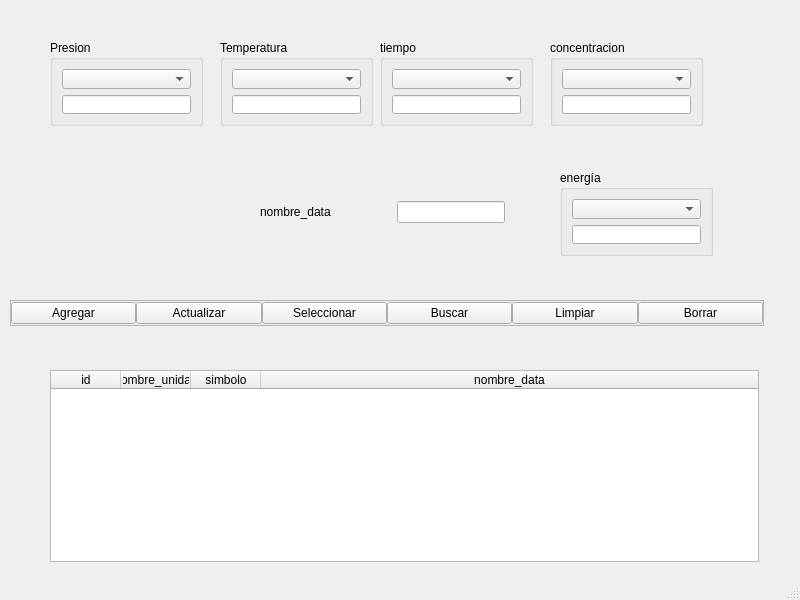
<?xml version="1.0" encoding="UTF-8"?>
<ui version="4.0">
 <class>MainWindow</class>
 <widget class="QMainWindow" name="MainWindow">
  <property name="geometry">
   <rect>
    <x>0</x>
    <y>0</y>
    <width>800</width>
    <height>600</height>
   </rect>
  </property>
  <property name="windowTitle">
   <string>MainWindow</string>
  </property>
  <widget class="QWidget" name="centralwidget">
   <widget class="QFrame" name="funciones_frame_dc">
    <property name="geometry">
     <rect>
      <x>10</x>
      <y>300</y>
      <width>754</width>
      <height>26</height>
     </rect>
    </property>
    <property name="frameShape">
     <enum>QFrame::StyledPanel</enum>
    </property>
    <property name="frameShadow">
     <enum>QFrame::Raised</enum>
    </property>
    <layout class="QHBoxLayout" name="horizontalLayout_46">
     <property name="spacing">
      <number>0</number>
     </property>
     <property name="leftMargin">
      <number>0</number>
     </property>
     <property name="topMargin">
      <number>0</number>
     </property>
     <property name="rightMargin">
      <number>0</number>
     </property>
     <property name="bottomMargin">
      <number>0</number>
     </property>
     <item>
      <widget class="QPushButton" name="agregar_ru_btn">
       <property name="text">
        <string>Agregar</string>
       </property>
      </widget>
     </item>
     <item>
      <widget class="QPushButton" name="actualizar_ru_btn">
       <property name="text">
        <string>Actualizar</string>
       </property>
      </widget>
     </item>
     <item>
      <widget class="QPushButton" name="seleccionar_ru_btn">
       <property name="text">
        <string>Seleccionar</string>
       </property>
      </widget>
     </item>
     <item>
      <widget class="QPushButton" name="buscar_ru_btn">
       <property name="text">
        <string>Buscar</string>
       </property>
      </widget>
     </item>
     <item>
      <widget class="QPushButton" name="limpiar_ru_btn">
       <property name="text">
        <string>Limpiar</string>
       </property>
      </widget>
     </item>
     <item>
      <widget class="QPushButton" name="borrar_ru_btn">
       <property name="text">
        <string>Borrar</string>
       </property>
      </widget>
     </item>
    </layout>
   </widget>
   <widget class="QGroupBox" name="groupBox">
    <property name="geometry">
     <rect>
      <x>50</x>
      <y>40</y>
      <width>153</width>
      <height>86</height>
     </rect>
    </property>
    <property name="title">
     <string>Presion</string>
    </property>
    <layout class="QVBoxLayout" name="verticalLayout">
     <item>
      <widget class="QComboBox" name="presion_box"/>
     </item>
     <item>
      <widget class="QLineEdit" name="presion_u_box"/>
     </item>
    </layout>
   </widget>
   <widget class="QGroupBox" name="groupBox_2">
    <property name="geometry">
     <rect>
      <x>220</x>
      <y>40</y>
      <width>153</width>
      <height>86</height>
     </rect>
    </property>
    <property name="title">
     <string>Temperatura</string>
    </property>
    <layout class="QVBoxLayout" name="verticalLayout_2">
     <item>
      <widget class="QComboBox" name="temperatura_box"/>
     </item>
     <item>
      <widget class="QLineEdit" name="temperatura_u_edit"/>
     </item>
    </layout>
   </widget>
   <widget class="QGroupBox" name="groupBox_3">
    <property name="geometry">
     <rect>
      <x>380</x>
      <y>40</y>
      <width>153</width>
      <height>86</height>
     </rect>
    </property>
    <property name="title">
     <string>tiempo</string>
    </property>
    <layout class="QVBoxLayout" name="verticalLayout_3">
     <item>
      <widget class="QComboBox" name="tiempo_box"/>
     </item>
     <item>
      <widget class="QLineEdit" name="tiempo_u_edit">
       <property name="text">
        <string/>
       </property>
      </widget>
     </item>
    </layout>
   </widget>
   <widget class="QGroupBox" name="groupBox_4">
    <property name="geometry">
     <rect>
      <x>550</x>
      <y>40</y>
      <width>153</width>
      <height>86</height>
     </rect>
    </property>
    <property name="title">
     <string>concentracion</string>
    </property>
    <layout class="QVBoxLayout" name="verticalLayout_4">
     <item>
      <widget class="QComboBox" name="tiempo_box_2"/>
     </item>
     <item>
      <widget class="QLineEdit" name="concentracion_u_edit">
       <property name="text">
        <string/>
       </property>
      </widget>
     </item>
    </layout>
   </widget>
   <widget class="QWidget" name="layoutWidget">
    <property name="geometry">
     <rect>
      <x>260</x>
      <y>200</y>
      <width>245</width>
      <height>24</height>
     </rect>
    </property>
    <layout class="QHBoxLayout" name="horizontalLayout_12">
     <property name="spacing">
      <number>0</number>
     </property>
     <item>
      <widget class="QLabel" name="label_20">
       <property name="text">
        <string>nombre_data</string>
       </property>
      </widget>
     </item>
     <item>
      <spacer name="horizontalSpacer_12">
       <property name="orientation">
        <enum>Qt::Horizontal</enum>
       </property>
       <property name="sizeHint" stdset="0">
        <size>
         <width>40</width>
         <height>20</height>
        </size>
       </property>
      </spacer>
     </item>
     <item>
      <widget class="QLineEdit" name="nombre_data_u_edit">
       <property name="text">
        <string/>
       </property>
      </widget>
     </item>
    </layout>
   </widget>
   <widget class="QGroupBox" name="groupBox_5">
    <property name="geometry">
     <rect>
      <x>560</x>
      <y>170</y>
      <width>153</width>
      <height>86</height>
     </rect>
    </property>
    <property name="title">
     <string>energía</string>
    </property>
    <layout class="QVBoxLayout" name="verticalLayout_5">
     <item>
      <widget class="QComboBox" name="energia_box"/>
     </item>
     <item>
      <widget class="QLineEdit" name="energia_u_edit">
       <property name="text">
        <string/>
       </property>
      </widget>
     </item>
    </layout>
   </widget>
   <widget class="QTableWidget" name="registro_unidades_tabla">
    <property name="geometry">
     <rect>
      <x>50</x>
      <y>370</y>
      <width>709</width>
      <height>192</height>
     </rect>
    </property>
    <property name="focusPolicy">
     <enum>Qt::NoFocus</enum>
    </property>
    <property name="showGrid">
     <bool>false</bool>
    </property>
    <attribute name="horizontalHeaderMinimumSectionSize">
     <number>50</number>
    </attribute>
    <attribute name="horizontalHeaderDefaultSectionSize">
     <number>70</number>
    </attribute>
    <attribute name="horizontalHeaderStretchLastSection">
     <bool>true</bool>
    </attribute>
    <attribute name="verticalHeaderVisible">
     <bool>false</bool>
    </attribute>
    <column>
     <property name="text">
      <string>id</string>
     </property>
    </column>
    <column>
     <property name="text">
      <string>nombre_unidad</string>
     </property>
    </column>
    <column>
     <property name="text">
      <string>simbolo</string>
     </property>
    </column>
    <column>
     <property name="text">
      <string>nombre_data</string>
     </property>
    </column>
   </widget>
  </widget>
  <widget class="QStatusBar" name="statusbar"/>
 </widget>
 <resources/>
 <connections/>
</ui>
